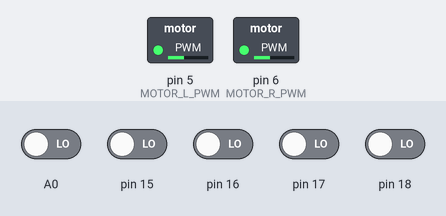
This sketch was run on a simulated Arduino Uno, built with avr-gcc and run on an emulated ATmega328P. On the bench: switched loads named in the sketch (green lamp = pin HIGH). Inputs (shaded band) come from the test bench; at power-on: A0, pin 15–18 LOW. What the sketch prints to the serial monitor is not drawn.

Above: at 0.1 s.
Timing chart, 0 to 1.6 s (numbered marks = the images above):
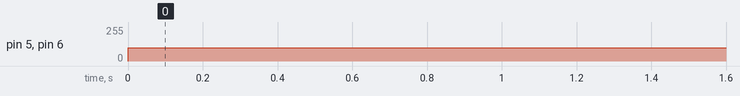

The sketch:

sketch_dec06b.ino
```cpp
#include <NewPing.h>
#define SONAR_NUM 3
#define MAX_DIStANCE 200

#define MOTOR_R_PWM 6
#define MOTOR_R_IN1 7
#define MOTOR_R_IN2 4

#define MOTOR_L_IN3 3
#define MOTOR_L_IN4 2
#define MOTOR_L_PWM 5

//NewPing sonar[SONAR_NUM]= {
//  NewPing(4,5, MAX_DIStANCE),
//  NewPing(6,7, MAX_DIStANCE),
//  NewPing(8,9, MAX_DIStANCE)
//  };


void go_forward(){
  digitalWrite(MOTOR_R_IN1,HIGH);
  digitalWrite(MOTOR_R_IN2,LOW);
  analogWrite(MOTOR_R_PWM, 80);

  digitalWrite(MOTOR_L_IN3,HIGH);
  digitalWrite(MOTOR_L_IN4,LOW);
  analogWrite(MOTOR_L_PWM, 80);
}

int line_sensor[5] = {0,0,0,0,0};

int read_line_sensor()
  {
    int line_index;
    int i;
    int sum =0;
    for (i-0; i<5;i++)
    {
      line_sensor[i] = 1-digitalRead(A0+i); //A0 아날로그 신호
      sum+=line_sensor[i];
      Serial.print(line_sensor[i]);
      Serial.print("  ");
    }
    Serial.print("");

  if(sum==1)
    {
      if(line_sensor[0]==1) line_index = -4;
      if(line_sensor[1]==1) line_index = -2;
      if(line_sensor[2]==1) line_index = 0;
      if(line_sensor[3]==1) line_index = 2;
      if(line_sensor[4]==1) line_index = 4;
  }
  if(sum==2)
    {
      if((line_sensor[0]==1)  && (line_sensor[1]==1))  line_index = -3;
      if((line_sensor[1]==1)  && (line_sensor[2]==1))  line_index = -1;
      if((line_sensor[2]==1)  && (line_sensor[3]==1))  line_index = 1;
      if((line_sensor[3]==1)  && (line_sensor[4]==1))  line_index = 3;
  }
  if(sum==5)
  {
    line_index = -10;
  }
  Serial.print(line_index);
  Serial.println("");
  return line_index;
  }

int motor_Control(int speed_1,int speed_2, int dir_1)
{
  if (dir_1 == 1) //전진
{
  digitalWrite(MOTOR_L_IN3,HIGH);
  digitalWrite(MOTOR_L_IN4,LOW);
  digitalWrite(MOTOR_R_IN1,HIGH);
  digitalWrite(MOTOR_R_IN2,LOW);
  analogWrite(MOTOR_L_PWM,speed_1);
  analogWrite(MOTOR_R_PWM,speed_2);
}
  else if (dir_1 == -1) //후진
{
  digitalWrite(MOTOR_L_IN3,LOW);
  digitalWrite(MOTOR_L_IN4,HIGH);
  digitalWrite(MOTOR_R_IN1,LOW);
  digitalWrite(MOTOR_R_IN2,HIGH);
  analogWrite(MOTOR_L_PWM,speed_1);
  analogWrite(MOTOR_R_PWM,speed_2);

}
 else       //정지
{
  digitalWrite(MOTOR_L_IN3,LOW);
  digitalWrite(MOTOR_L_IN4,LOW);
  digitalWrite(MOTOR_R_IN1,LOW);
  digitalWrite(MOTOR_R_IN2,LOW);
  analogWrite(MOTOR_L_PWM,speed_1);
  analogWrite(MOTOR_R_PWM,speed_2);
 }
}

  void setup(){
    Serial.begin(9600);
//    pinMode(MOTOR_R_ENA,OUTPUT);
//    pinMode(MOTOR_R_ENB,OUTPUT);
//    pinMode(MOTOR_L_ENA,OUTPUT);
//    pinMode(MOTOR_L_ENB,OUTPUT);
//    pinMode(MOTOR_R_PWM,OUTPUT);
//   pinMode(MOTOR_L_PWM,OUTPUT);
  }

  void loop()
  {

    int index;
    index = read_line_sensor();

switch(index)
{
      case -10 : //정지
      motor_Control(0,0,1);
      break;

      case 0 : //전진
      motor_Control(100,100,1);
      break;
//좌회전
      case 1 :
      motor_Control(20,100,1);
      break;

      case 2 :
      motor_Control(50,100,1);
      break;

      case 3 :
      motor_Control(30,100,1);
      break;

      case 4 :
      motor_Control(0,50,1);
      break;
//우회전
      case -1 :
      motor_Control(100,70,1);
      break;

      case -2 :
      motor_Control(100,50,1);
      break;

      case -3 :
      motor_Control(100,30,1);
      break;

      case -4 :
      motor_Control(50,0,1);
      break;
}
  }
```

Measured:
- by itself, pin 5 (MOTOR_L_PWM), pin 6 (MOTOR_R_PWM): 0/255 → 100/255 at 0.00 s
